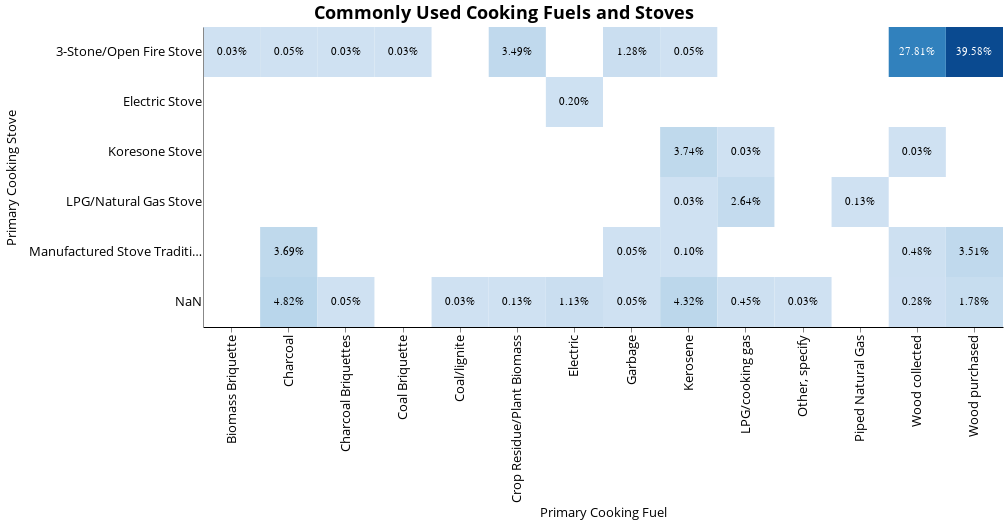

Vega-Lite specification for this chart:
### Vega-Lite specification from a JSON file in a GitHub repository (floating-point values rounded to 4 significant figures; data arrays with more than 128 entries replaced by an {"elided": "..."} marker saying what was removed)
{"width": 800, "height": 300, "config": {"title": {"fontSize": 18, "font": "Open Sans", "anchor": "center", "fontColor": "#000000"}, "axisX": {"domain": true, "domainColor": "#000000", "grid": false, "labelFont": "Open Sans", "labelFontSize": 13, "titleFont": "Open Sans", "titleFontSize": 13, "titleFontWeight": "normal", "title": "X Axis Title (units)"}, "axisY": {"domain": true, "grid": false, "gridColor": "#DEDDDD", "gridWidth": 1, "labelFont": "Open Sans", "labelFontSize": 13, "labelAngle": 0, "ticks": false, "titleFont": "Open Sans", "titleFontSize": 13, "titleFontWeight": "normal", "titlePadding": 10, "title": "Y Axis Title (units)"}, "range": {"category": ["#2980B9", "#003366", "#FFAE19", "#FF4500", "#438B28", "#45B39D", "#99ADC1", "#212F3C"]}, "legend": {"labelFont": "Open Sans", "labelFontSize": 13, "symbolType": "square", "symbolSize": 100, "titleFont": "Open Sans", "titleFontSize": 13, "titleFontWeight": "normal", "title": "Legend", "orient": "right", "offset": 0}, "tooltip": {"font": "Open Sans"}, "view": {"stroke": "transparent", "text": {"font": "Open Sans", "color": ["#2980B9", "#003366", "#FFAE19", "#FF4500", "#438B28", "#45B39D", "#99ADC1", "#212F3C"], "fontSize": 13, "align": "right", "fontWeight": 400, "size": 13}, "bar": {"size": 40, "binSpacing": 1, "continuousBandSize": 30, "discreteBandSize": 30, "fill": ["#2980B9", "#003366", "#FFAE19", "#FF4500", "#438B28", "#45B39D", "#99ADC1", "#212F3C"], "stroke": false}}}, "layer": [{"mark": "rect", "encoding": {"color": {"type": "quantitative", "field": "chart_count", "legend": null, "scale": {"scheme": "blues"}}, "x": {"type": "ordinal", "field": "i19a", "scale": {"paddingInner": 0}, "title": "Primary Cooking Fuel"}, "y": {"type": "ordinal", "field": "primary_stove", "scale": {"paddingInner": 0}, "title": "Primary Cooking Stove"}}, "selection": {"selector019": {"type": "single", "fields": ["locality"], "bind": {"input": "select", "options": [null, 0, 1], "labels": ["National", "Urban", "Rural"], "name": "Locality Breakdown  "}}, "selector020": {"type": "single", "fields": ["elc_aggr_tier"], "bind": {"input": "select", "options": [null, "Tier 0", "Tier 1", "Tier 2", "Tier 3", "Tier 4", "Tier 5"], "labels": ["All Tiers", "Tier 0", "Tier 1", "Tier 2", "Tier 3", "Tier 4", "Tier 5"], "name": "Tiers  "}}}, "transform": [{"aggregate": [{"op": "count", "as": "chart_count"}], "groupby": ["i19a", "primary_stove"]}]}, {"mark": {"type": "text", "baseline": "middle"}, "encoding": {"color": {"condition": {"value": "black", "test": "(datum.chart_count < 300)"}, "value": "white"}, "text": {"type": "quantitative", "field": "pct", "format": ".2%"}, "x": {"type": "ordinal", "field": "i19a", "scale": {"paddingInner": 0}, "title": "Primary Cooking Fuel"}, "y": {"type": "ordinal", "field": "primary_stove", "scale": {"paddingInner": 0}, "title": "Primary Cooking Stove"}}, "transform": [{"aggregate": [{"op": "count", "as": "chart_count"}], "groupby": ["i19a", "primary_stove"]}, {"joinaggregate": [{"op": "count", "field": "chart_count", "as": "count"}], "groupby": ["i19a", "primary_stove"]}, {"calculate": "(datum.chart_count / 3984)", "as": "pct"}]}], "data": {"name": "data-b56bf9cd8f164149bd4a988b50f94746"}, "title": {"text": ["Commonly Used Cooking Fuels and Stoves"], "color": "black", "subtitleColor": "black"}, "transform": [{"filter": {"selection": "selector019"}}, {"filter": {"selection": "selector020"}}], "$schema": "https://vega.github.io/schema/vega-lite/v4.8.1.json", "datasets": {"data-b56bf9cd8f164149bd4a988b50f94746": {"elided": "3984 records"}}}
